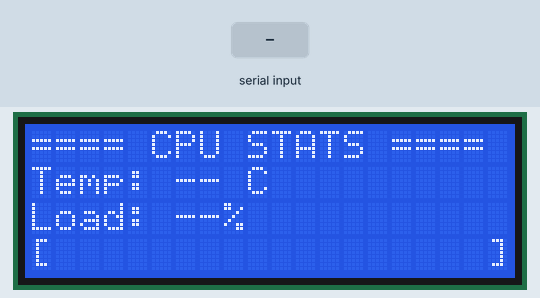
Bench run of a sketch on a simulated Arduino Uno, built with avr-gcc and run on an emulated ATmega328P. On the bench: 20×4 character LCD. The test bench sets the inputs (shaded band).

Above: at 3.3 s.
3.4 s: "90,45\n" received over Serial
At 3.9 s:
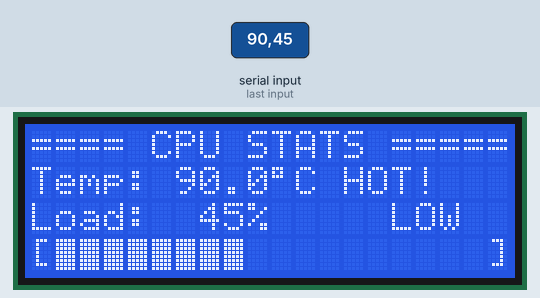
4.9 s: "30,150\n" received over Serial
At 6.1 s:
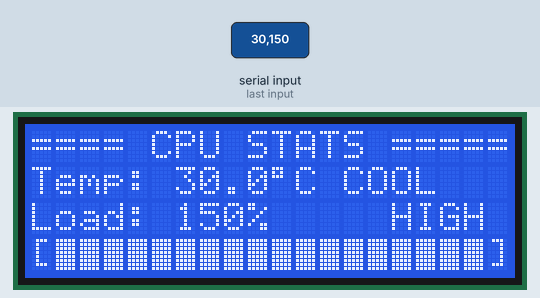
6.4 s: "1,90\n" received over Serial
At 7.6 s:
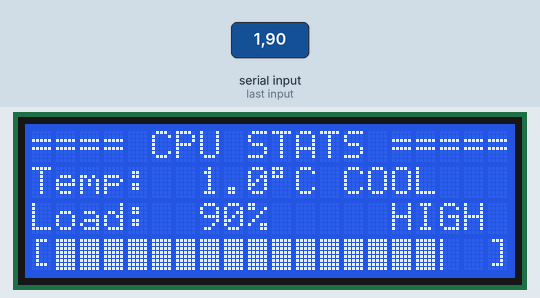
Timing chart, 0 to 9.4 s (numbered marks = the images above; inputs shaded):
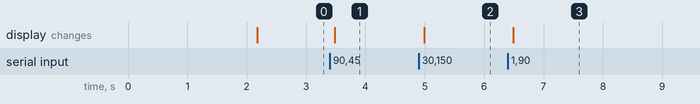

Measured:
- after the input at 3.4 s, the display: changes after 0.09 s (image 1)
- after the input at 4.9 s, the display: changes after 0.09 s (image 2)
- after the input at 6.4 s, the display: changes after 0.09 s (image 3)

The sketch:

cpu_temp_monitor_2004.ino
```cpp
#include <Wire.h>
#include <LiquidCrystal_I2C.h>

// Инициализация LCD (адрес 0x27, 20 символов, 4 строки)
LiquidCrystal_I2C lcd(0x27, 20, 4);

// Переменные для хранения данных
float temperature = 0;
int cpuLoad = 0;
unsigned long lastUpdate = 0;

// Символы для прогресс-бара
byte bar0[8] = {0x00, 0x00, 0x00, 0x00, 0x00, 0x00, 0x00, 0x00};  // пусто
byte bar1[8] = {0x10, 0x10, 0x10, 0x10, 0x10, 0x10, 0x10, 0x10};  // 1/5
byte bar2[8] = {0x18, 0x18, 0x18, 0x18, 0x18, 0x18, 0x18, 0x18};  // 2/5
byte bar3[8] = {0x1C, 0x1C, 0x1C, 0x1C, 0x1C, 0x1C, 0x1C, 0x1C};  // 3/5
byte bar4[8] = {0x1E, 0x1E, 0x1E, 0x1E, 0x1E, 0x1E, 0x1E, 0x1E};  // 4/5
byte bar5[8] = {0x1F, 0x1F, 0x1F, 0x1F, 0x1F, 0x1F, 0x1F, 0x1F};  // полный

void setup() {
  // Инициализация Serial
  Serial.begin(9600);

  // Инициализация LCD
  lcd.init();
  lcd.backlight();

  // Создаем пользовательские символы для прогресс-бара
  lcd.createChar(0, bar0);
  lcd.createChar(1, bar1);
  lcd.createChar(2, bar2);
  lcd.createChar(3, bar3);
  lcd.createChar(4, bar4);
  lcd.createChar(5, bar5);

  // Начальный экран
  lcd.clear();
  lcd.setCursor(2, 1);
  lcd.print("CPU Monitor v2.0");
  lcd.setCursor(4, 2);
  lcd.print("Starting...");

  delay(2000);

  // Очищаем и показываем шаблон
  lcd.clear();

  // Строка 0: Заголовок
  lcd.setCursor(0, 0);
  lcd.print("==== CPU STATS ====");

  // Строка 1: Температура
  lcd.setCursor(0, 1);
  lcd.print("Temp: -- C");

  // Строка 2: Загрузка
  lcd.setCursor(0, 2);
  lcd.print("Load: --%");

  // Строка 3: Прогресс-бар (подпись)
  lcd.setCursor(0, 3);
  lcd.print("[");
  lcd.setCursor(19, 3);
  lcd.print("]");
}

void loop() {
  // Проверяем наличие данных
  if (Serial.available() > 0) {
    // Читаем строку до символа новой строки
    String data = Serial.readStringUntil('\n');

    // Парсим данные (формат: "температура,загрузка")
    int commaIndex = data.indexOf(',');

    if (commaIndex > 0) {
      // Извлекаем температуру и загрузку
      String tempStr = data.substring(0, commaIndex);
      String loadStr = data.substring(commaIndex + 1);

      temperature = tempStr.toFloat();
      cpuLoad = loadStr.toInt();

      // Обновляем время последнего обновления
      lastUpdate = millis();

      // Обновляем дисплей
      updateDisplay();
    }
  }

  // Показываем предупреждение если данные не обновлялись 5 секунд
  if (millis() - lastUpdate > 5000 && lastUpdate != 0) {
    lcd.setCursor(19, 0);
    lcd.print("!");
  } else if (lastUpdate != 0) {
    lcd.setCursor(19, 0);
    lcd.print("=");
  }

  delay(50);
}

void updateDisplay() {
  // Строка 1: CPU Temp: XX.X C
  lcd.setCursor(0, 1);
  lcd.print("Temp: ");

  // Форматируем температуру
  if (temperature < 10) {
    lcd.print(" ");  // Дополнительный пробел для выравнивания
  }
  lcd.print(temperature, 1);  // 1 знак после запятой

  // Добавляем символ градуса и C
  lcd.print((char)223);  // символ градуса °
  lcd.print("C ");

  // Индикатор температуры
  if (temperature > 80) {
    lcd.print("HOT! ");
  } else if (temperature > 70) {
    lcd.print("WARM ");
  } else if (temperature > 50) {
    lcd.print("NORM ");
  } else {
    lcd.print("COOL ");
  }

  // Строка 2: Load: XX%
  lcd.setCursor(0, 2);
  lcd.print("Load: ");

  // Форматируем загрузку с выравниванием
  if (cpuLoad < 10) {
    lcd.print("  ");  // Два пробела для однозначных чисел
  } else if (cpuLoad < 100) {
    lcd.print(" ");   // Один пробел для двузначных
  }
  lcd.print(cpuLoad);
  lcd.print("%");

  // Индикатор уровня загрузки текстом
  lcd.setCursor(14, 2);
  if (cpuLoad < 25) {
    lcd.print(" IDLE ");
  } else if (cpuLoad < 50) {
    lcd.print(" LOW  ");
  } else if (cpuLoad < 75) {
    lcd.print(" MED  ");
  } else {
    lcd.print(" HIGH ");
  }

  // Строка 3: Прогресс-бар загрузки
  drawProgressBar(3, 1, 18, cpuLoad);
}

// Функция отрисовки прогресс-бара
void drawProgressBar(int row, int startCol, int length, int percent) {
  // Ограничиваем процент от 0 до 100
  if (percent < 0) percent = 0;
  if (percent > 100) percent = 100;

  // Вычисляем сколько "пикселей" нужно заполнить (5 пикселей на символ)
  int totalPixels = length * 5;
  int filledPixels = (totalPixels * percent) / 100;

  // Отрисовываем прогресс-бар
  lcd.setCursor(startCol, row);

  for (int i = 0; i < length; i++) {
    int pixelsInThisChar = filledPixels - (i * 5);

    if (pixelsInThisChar >= 5) {
      lcd.write(5);  // Полностью заполненный символ
    } else if (pixelsInThisChar > 0) {
      lcd.write(pixelsInThisChar);  // Частично заполненный
    } else {
      lcd.write(0);  // Пустой символ
    }
  }
}
```
